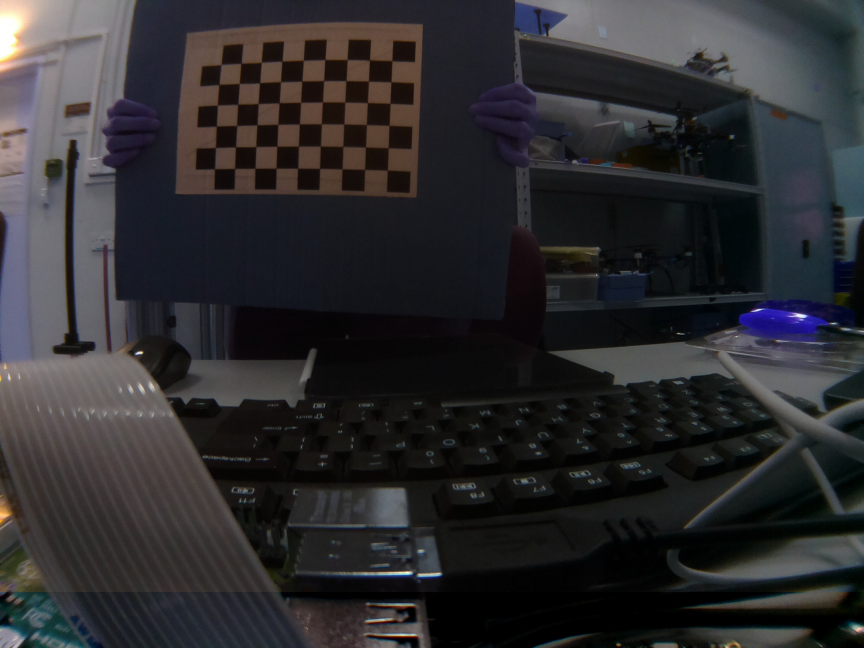
#> input picture rpi_cam_cali/image/img_1.jpeg, 2592 x 1944 px (shown at 1/3 size); its folder holds only this picture in this run
$ python camera_calibration.py
#> lines starting #> are read from the running program, lines starting #| are printed output that depends on the picture; long printed decimals are rounded
#!/usr/bin/env python

import cv2
import numpy as np
import os
import glob

# Defining the dimensions of checkerboard
CHECKERBOARD = (6,9)
criteria = (cv2.TERM_CRITERIA_EPS + cv2.TERM_CRITERIA_MAX_ITER, 100, 0.001)

# Creating vector to store vectors of 3D points for each checkerboard image
objpoints = []
# Creating vector to store vectors of 2D points for each checkerboard image
imgpoints = []


# Defining the world coordinates for 3D points
objp = np.zeros((1, CHECKERBOARD[0] * CHECKERBOARD[1], 3), np.float32)
objp[0,:,:2] = np.mgrid[0:CHECKERBOARD[0], 0:CHECKERBOARD[1]].T.reshape(-1, 2)
prev_img_shape = None

# Extracting path of individual image stored in a given directory
images = glob.glob('./image/*.jpeg')
for fname in images:
    img = cv2.imread(fname)
#> img is the input picture: shape (1944, 2592, 3); mean B, G, R 46.4, 44.1, 44.8
    #img = cv2.resize(img, (750,1000))
    gray = cv2.cvtColor(img,cv2.COLOR_BGR2GRAY)
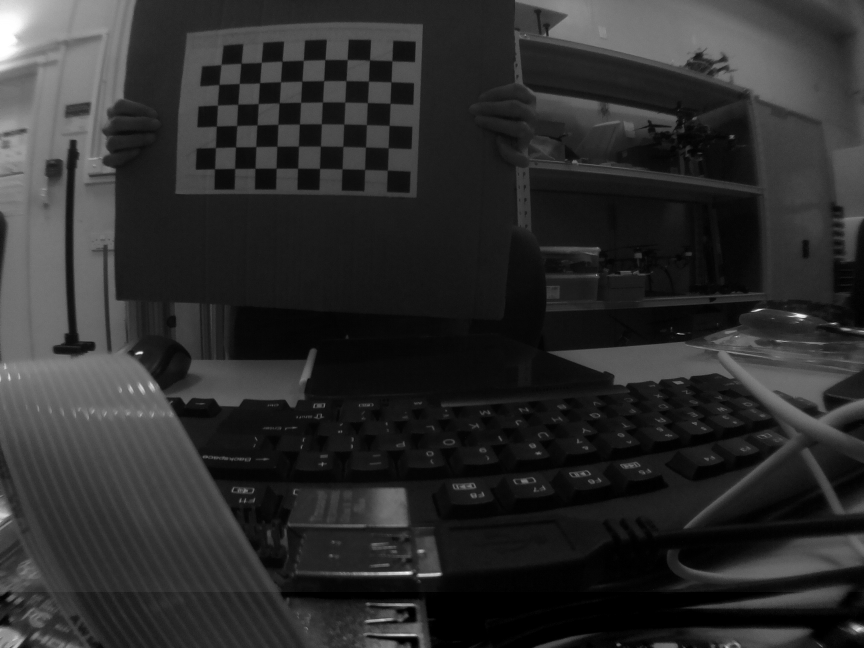
#> gray: shape (1944, 2592) (shown at 1/3 size); min 0, max 255, mean 44.6

    # Find the chess board corners
    # If desired number of corners are found in the image then ret = true
    ret, corners = cv2.findChessboardCorners(gray, CHECKERBOARD, cv2.CALIB_CB_ADAPTIVE_THRESH + cv2.CALIB_CB_FAST_CHECK + cv2.CALIB_CB_NORMALIZE_IMAGE)
#> ret = True; corners = 54 rows, first 8: [1175.7, 185.5], [1174.5, 248.1], [1172.1, 310.7], [1168.5, 377], [1165.5, 445], [1162, 512], [1109.6, 181.5], [1106.6, 244.1]

    """
    If desired number of corner are detected,
    we refine the pixel coordinates and display
    them on the images of checker board
    """

    if ret == True:
        objpoints.append(objp)
        # refining pixel coordinates for given 2d points.
        corners2 = cv2.cornerSubPix(gray, corners, (11,11),(-1,-1), criteria)
#> corners2 = 54 rows, first 8: [1176.8, 183.5], [1174, 246.6], [1171.5, 311], [1168.3, 377.4], [1165.3, 444.7], [1162.7, 511.6], [1109.7, 180.7], [1106.2, 244.1]

        imgpoints.append(corners2)

        # Draw and display the corners
        img = cv2.drawChessboardCorners(img, CHECKERBOARD, corners2, ret)

    cv2.imshow('img',img)
    cv2.waitKey(0)

cv2.destroyAllWindows()

h,w = img.shape[:2]
#> h = 1944; w = 2592

"""
Performing camera calibration by
passing the value of known 3D points (objpoints)
and corresponding pixel coordinates of the
detected corners (imgpoints)
"""
ret, mtx, dist, rvecs, tvecs = cv2.calibrateCamera(objpoints, imgpoints, gray.shape[::-1], None, None)
#> ret = 0.551; mtx = [[2595.3, 0, 1461.3], [0, 2729.3, 744.8], [0, 0, 1]]; dist = [[-0.977, -1.5, 0.0165, -0.0877, 8.45]]; rvecs = ([0.157, -0.298, 1.61],); tvecs = ([-4.1, -8.12, 37.28],)

print("Camera matrix : \n")
print(mtx)
#| [[2.59528638e+03 0.00000000e+00 1.46134257e+03]
#|  [0.00000000e+00 2.72927000e+03 7.44778039e+02]
#|  [0.00000000e+00 0.00000000e+00 1.00000000e+00]]
print("dist : \n")
print(dist)
#| [[-0.9772 -1.503  0.01654  -0.08768  8.453]]
print("rvecs : \n")
print(rvecs)
#| (array([[ 0.1567],
#|        [-0.2977  ],
#|        [ 1.606]]),)
print("tvecs : \n")
print(tvecs)
#| (array([[-4.095],
#|        [-8.117 ],
#|        [37.277 ]]),)

$ run again, on rpi_cam_cali/image/img_13.jpeg
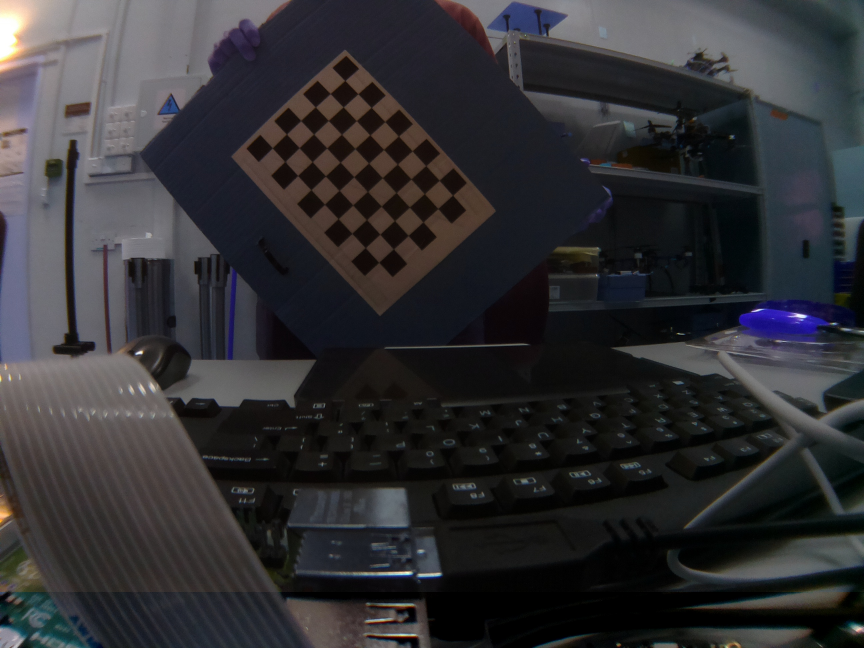
#> input picture rpi_cam_cali/image/img_13.jpeg, 2592 x 1944 px (shown at 1/3 size)
#> img is the input picture: shape (1944, 2592, 3); mean B, G, R 51.4, 48.4, 48.9
#> `gray = cv2.cvtColor(img,cv2.COLOR_BGR2GRAY)`:
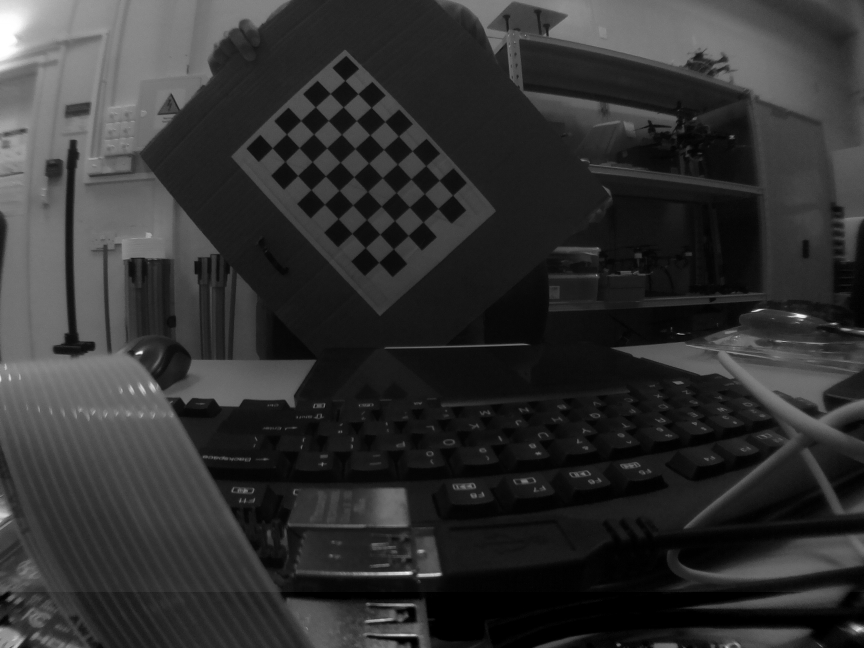
#> gray: shape (1944, 2592) (shown at 1/3 size); min 0, max 255, mean 48.9
#> `ret, corners = cv2.findChessboardCorners(gray, CHECKERBOARD, cv2.CALIB..`: ret = True; corners = 54 rows, first 8: [818.6, 445.9], [860.9, 402.6], [903, 362.5], [947.3, 321.3], [992.8, 282.6], [1035.3, 242.2], [855.5, 485], [897.1, 445.3]
#> corners2 = 54 rows, first 8: [817.7, 444.9], [860.5, 403.1], [903.1, 362.6], [947.1, 321.7], [991.5, 281.6], [1035.4, 242.7], [855.7, 485.5], [898.6, 444.3]
#> `ret, mtx, dist, rvecs, tvecs = cv2.calibrateCamera(objpoints, imgpoint..`: ret = 0.386; mtx = [[3888.3, 0, 1333.7], [0, 4160.1, 887.3], [0, 0, 1]]; dist = [[-2.73, 10.93, -0.0578, -0.0914, -330.6]]; rvecs = ([0.419, 0.0867, -0.727],); tvecs = ([-8.57, -6.9, 63.05],)
#| [[3.88826215e+03 0.00000000e+00 1.33366460e+03]
#|  [0.00000000e+00 4.16012401e+03 8.87323144e+02]
#|  [0.00000000e+00 0.00000000e+00 1.00000000e+00]]
#| [[-2.73349666e+00  1.09333049e+01 -5.77834532e-02 -9.13615535e-02
#|   -3.30589819e+02]]
#| (array([[ 0.4195 ],
#|        [ 0.08668],
#|        [-0.7266]]),)
#| (array([[-8.572],
#|        [-6.903],
#|        [63.047]]),)
